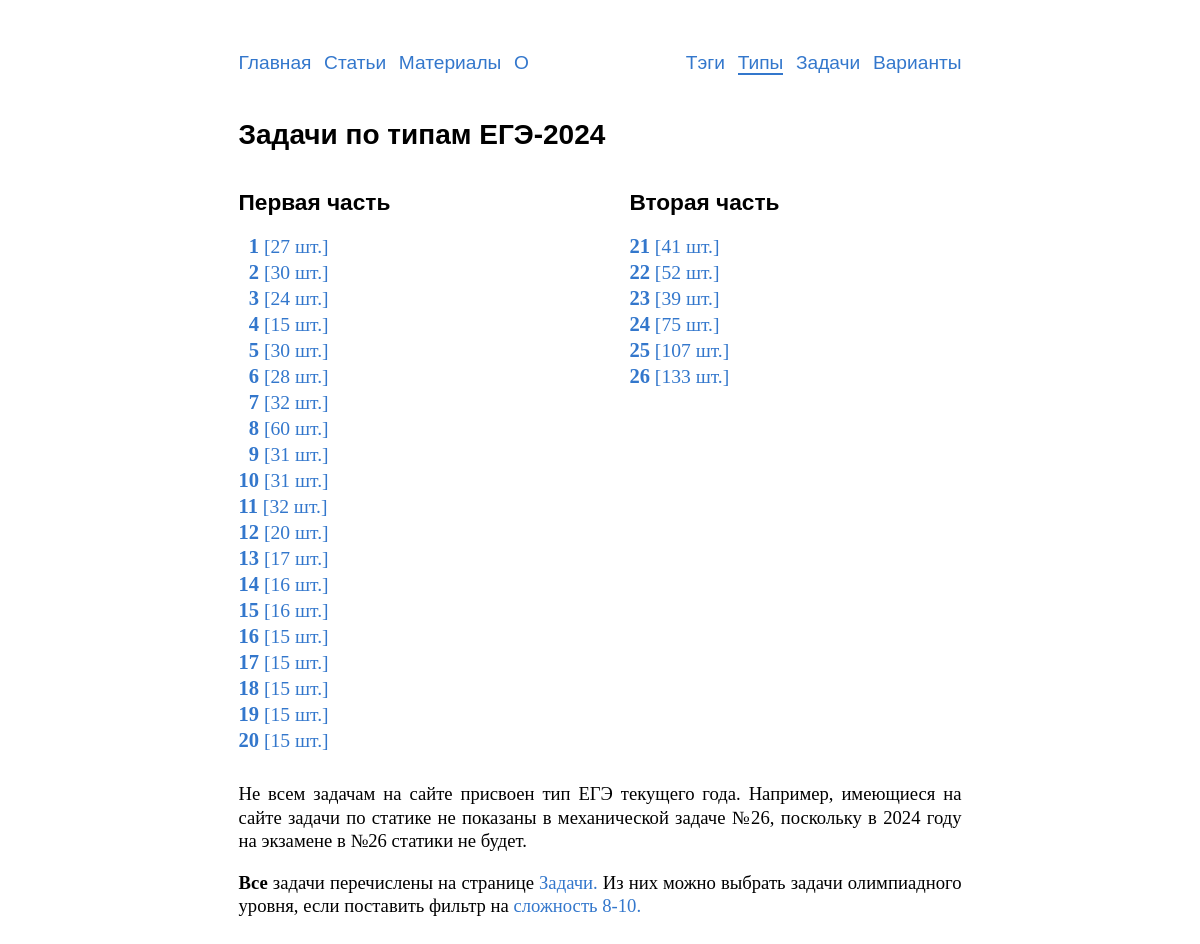
Screenshot of /types/ with the database file from the repository.
### problems/models.py (models this page shows, shortened)
class TypeInEGE(models.Model):
    objects = TypeInEGEManager()
    number = models.PositiveSmallIntegerField('номер')
    max_score = models.PositiveSmallIntegerField('максимальное количество'
                                                 ' баллов')
    part_ege = models.ForeignKey(PartOfEGE,
                                 on_delete=models.CASCADE,
                                 verbose_name='часть ЕГЭ',
                                 default=1)
    class Meta:
        verbose_name = 'тип'
        verbose_name_plural = 'типы'
        default_related_name = 'type'
        ordering = ['number']
    def get_absolute_url(self):
        return reverse('typesinege:problems', kwargs={'number': self.number})

class PartOfEGE(models.Model):
    name = models.CharField('название',
                            max_length=150,
                            help_text='Максимум 150 символов')
    class Meta:
        verbose_name = 'часть'
        verbose_name_plural = 'части'
        default_related_name = 'part'
        ordering = ['-id']
    def __str__(self):
        return self.name

### typesinege/views.py (the view)
# urls.py: path('', views.TypesView.as_view(), name='list'),
class TypesView(ListView):
    model = TypeInEGE
    template_name = 'typesinege/types.html'
    context_object_name = 'types'
    def get_queryset(self):
        return super().get_queryset().order_by('number')

### problems/models.py (called while the page is built)
    def get_queryset(self):
        queryset = super().get_queryset()
        queryset = queryset.annotate(problems_count=Count('problems'))
        return queryset

### templates/typesinege/types.html
{% extends "base.html" %}
{% load static %}
{% block content %}
    <h1>Задачи по типам ЕГЭ-2024</h1>
    <div class='row types-list'>
      <div style='display:none;'>
      {% for type in types %}
        {% if type.number <= 30 %}
        {% ifchanged type.part_ege %}
        </div>
        <div class='col5'>
          <h2>{{type.part_ege}}</h2>
        {% endifchanged %}
          <div class=type> <a href="{{ type.get_absolute_url }}"> {% if type.number < 10 %}<span class='white types-item'>0</span>{% endif %}<span class='types-item'>{{ type.number }}</span> [{{type.problems_count}} шт.] </a> </div>
        {% endif %}
      {% endfor %}
      </div>
    </div>
    <p class=mt30>
      Не всем задачам на сайте присвоен тип ЕГЭ текущего года.
      Например, имеющиеся на сайте задачи по статике не показаны
      в механической задаче №26,
      поскольку в 2024 году на экзамене в №26 статики не будет.
    </p>
    <p>
      <b>Все</b> задачи перечислены на странице <a href=/problems/>Задачи.</a>
      Из них можно выбрать задачи олимпиадного уровня, если поставить фильтр на
      <a href=/problems/?complexity_min=8&complexity_max=10>сложность 8-10.</a>
    </p>
{% endblock %}

### templates/base.html (shortened to what this page needs)
{% load static %}
<!DOCTYPE html>
<html lang=ru>
  <head>
    <link rel=stylesheet href={% static 'css/style.css'%}>
  </head>
  <body>
    <header>
      {% include "includes/nav.html" %}
    </header>
    <main>
      {% block content %}Пусто :({% endblock %}
    </main>
  </body>
</html>

### templates/includes/nav.html (shortened to what this page needs)
<nav class="no-print">
  <div class='nav-left'>
    <a href="/"{% if request.path == '/' %} class='current_nav'{% endif %}>Главная</a>
    <a href="/articles/"{% if '/articles' in request.path %} class='current_nav'{% endif %}>Статьи</a>
    <a href="/blanks/"{% if '/blanks/' in request.path %} class='current_nav'{% endif %}>Материалы</a>
    <a href="/about/"{% if '/about/' in request.path %} class='current_nav'{% endif %}>О</a>
  </div>
  <div class="nav-right">
    <a href="{% url 'tags:list'%}"{% if '/tags/' in request.path %} class='current_nav'{% endif %}>Тэги</a>
    <a href="{% url 'typesinege:list'%}"{% if '/types/' in request.path %} class='current_nav'{% endif %}>Типы</a>
    <a href="{% url 'problems:list'%}"{% if '/problems/' in request.path %} class='current_nav'{% endif %}>Задачи</a>
    <a href="{% url 'variants:list'%}?order_by=-id"{% if '/variants/' in request.path %} class='current_nav'{% endif %}>Варианты</a>
  </div>
</nav>

### static/css/style.css (style rules this page uses)
html { overflow-y: scroll; }
body { -webkit-hyphens: auto; -moz-hyphens: auto; -ms-hyphens: auto; hyphens: auto; margin: 0px auto; width: 723px; max-width: 100%; font-family: 'Times New Roman', Times, serif; text-align: justify; font-size: 14pt; line-height: 17.5pt; margin-bottom:12ex; }
h1, h2, h3, h4, h5, h6, .h1, .h2, .h3, .h4, .h5, .h6 { text-align: left; font-weight:bold; font-family: Tahoma, Arial, sans-serif; }
h1, .h1 { font-size:21pt; line-height: 25pt; }
h2, .h2 { font-size:17pt; line-height: 21pt; }
a { text-decoration: none; color: #3377cc; }
nav { font-size: 12.5pt; font-family: Tahoma, Arial, sans-serif; margin: 5ex 0 4ex 0; display: flex; justify-content: space-between; word-spacing: 6pt; }
.nav-left, .ta-left { text-align:left; }
.nav-right, .ta-right { text-align:right; }
nav a { line-height: 2em; font-size: 115%; -webkit-hyphens: none; -moz-hyphens: none; -ms-hyphens: none; hyphens: none; }
.row { display: flex; gap:3em; }
.col5 { flex: 50%; }
.mt30 { margin-top: 30px; }
.current_nav { border-bottom: solid 2px; }
.white { color:white; }
.types-list { font-size:105%; }
.type { margin-top:2pt; }
.types-item { font-size:105%; font-weight:900; }

### rows the page displays
TypeInEGE: part_ege "Первая часть", number "1", problems_count "27"
TypeInEGE: number "2", problems_count "30"
TypeInEGE: number "3", problems_count "24"
TypeInEGE: number "4", problems_count "15"
TypeInEGE: number "5", problems_count "30"
TypeInEGE: number "6", problems_count "28"
TypeInEGE: number "7", problems_count "32"
TypeInEGE: number "8", problems_count "60"
TypeInEGE: number "9", problems_count "31"
TypeInEGE: number "10", problems_count "31"
TypeInEGE: number "11", problems_count "32"
TypeInEGE: number "12", problems_count "20"
TypeInEGE: number "13", problems_count "17"
TypeInEGE: number "14", problems_count "16"
TypeInEGE: number "15", problems_count "16"
TypeInEGE: number "16", problems_count "15"
TypeInEGE: number "17", problems_count "15"
TypeInEGE: number "18", problems_count "15"
TypeInEGE: number "19", problems_count "15"
TypeInEGE: number "20", problems_count "15"
TypeInEGE: part_ege "Вторая часть", number "21", problems_count "41"
TypeInEGE: number "22", problems_count "52"
TypeInEGE: number "23", problems_count "39"
TypeInEGE: number "24", problems_count "75"
TypeInEGE: number "25", problems_count "107"
TypeInEGE: number "26", problems_count "133"
